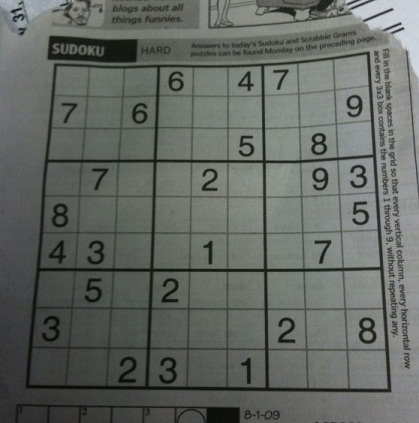
#> input picture OpenCV-Computer-Vision-Examples-with-Python-A-Complete-Guide-for-Dummies-master/Source Code/opencv/spatial filters/sudoku-original.jpg, 419 x 423 px
$ python gradient_operation_for_edge_detection.py   (older library calls are emulated)
#> lines starting #> are read from the running program, lines starting #| are printed output that depends on the picture; after the words box and inside, x2 and y2 are one past the last pixel; in counts of white or black regions, pixels touching at a corner belong together
import numpy as np
import matplotlib.pyplot as plt
import cv2

img= cv2.imread("sudoku-original.jpg",0)
#> img: shape (423, 419); min 5, max 218, mean 101.9
img=cv2.resize(img,(200,200))
#> img: shape (200, 200)
laplacian = cv2.Laplacian(img, cv2.CV_64F)
sobelx = cv2.Sobel(img, cv2.CV_64F,1,0,ksize=5)
sobely = cv2.Sobel(img, cv2.CV_64F,0,1,ksize=5)
addition= sobelx+sobely

images= [img, laplacian, sobelx, sobely,addition]
titles= ["Original Image", "Laplacian Image", "Sobel X", "Sobel Y", "Addition"]

for i in range(5):
    plt.subplot(2,3,i+1), plt.imshow(images[i],'gray')
    plt.title(titles[i])
    plt.xticks([]), plt.yticks([])

plt.show()


#====================================================================
# Image gradient in horizontal direction Sobel x
#======================================================================

image_X = cv2.Sobel(img, cv2.CV_8UC1, 1, 0)

# cv2.imshow("Sobel image", image_X)
# cv2.waitKey()

#=====================================================================
#image gradient in vertical direction Sobel Y
#======================================================================

image_Y = cv2.Sobel(img, cv2.CV_8UC1,0,1)
# cv2.imshow("Sobel image", image_Y)
# cv2.waitKey()

#======================================================================
#calculating the gradient
#=======================================================================
image_X = cv2.convertScaleAbs(image_X)
image_Y = cv2.convertScaleAbs(image_Y)
sobel = cv2.add(image_X, image_Y)
# cv2.imshow("Sobel - L1 norm", sobel)
# cv2.waitKey()

#========================================================================
#performing the thresholding to point out the edges
#==========================================================================
ret,thresh1 = cv2.threshold(sobel,60,255,cv2.THRESH_BINARY)
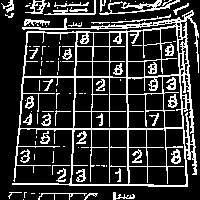
#> thresh1: shape (200, 200); 20.8% white in thin lines or dots

#===========================================================================
#scharr operator
#============================================================================
scharrx = cv2.Scharr(img, cv2.CV_64F,1,0)
scharry = cv2.Scharr(img, cv2.CV_64F,0,1)
scharrx = cv2.convertScaleAbs(scharrx)
scharry = cv2.convertScaleAbs(scharry)
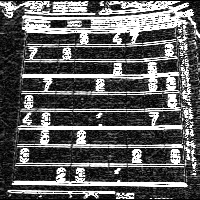
#> scharry: shape (200, 200); min 0, max 255, mean 94.7
scharr = cv2.addWeighted(scharrx,0.5,scharry,0.5,0)
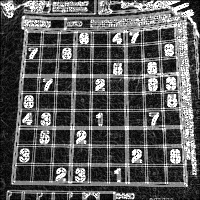
#> scharr: shape (200, 200); min 0, max 255, mean 91.1

images=np.hstack((img, image_X, image_Y, sobel, thresh1))
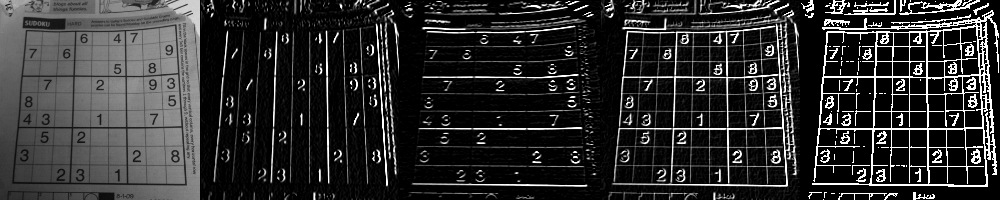
#> images: shape (200, 1000); min 0, max 255, mean 47.2
cv2.imshow("Gradient Image", images)
cv2.waitKey()

#===========================================================================
#Laplacian of Gaussian
#============================================================================
# Apply Gaussian Blur
blur = cv2.GaussianBlur(img,(3,3),0)
# Apply Laplacian operator in some higher datatype
laplacian = cv2.Laplacian(blur,cv2.CV_64F)
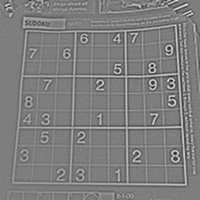
#> laplacian: shape (200, 200) float64; min -89, max 91, mean 0; drawn with min black and max white

# But this tends to localize the edge towards the brighter side.
laplacian1 = laplacian / laplacian.max()
ret, thresh= cv2.threshold(laplacian1, 200, 255, cv2.THRESH_BINARY)
#> thresh: shape (200, 200) float64; every value is 0
cv2.imshow('a5', thresh)


def Zero_crossing(image):
    z_c_image = np.zeros(image.shape)

    # For each pixel, count the number of positive
    # and negative pixels in the neighborhood

    for i in range(1, image.shape[0] - 1):
        for j in range(1, image.shape[1] - 1):
            negative_count = 0
            positive_count = 0
            neighbour = [image[i + 1, j - 1], image[i + 1, j], image[i + 1, j + 1], image[i, j - 1], image[i, j + 1],
                         image[i - 1, j - 1], image[i - 1, j], image[i - 1, j + 1]]
            d = max(neighbour)
            e = min(neighbour)
            for h in neighbour:
                if h > 0:
                    positive_count += 1
                elif h < 0:
                    negative_count += 1

            # If both negative and positive values exist in
            # the pixel neighborhood, then that pixel is a
            # potential zero crossing

            z_c = ((negative_count > 0) and (positive_count > 0))

            # Change the pixel value with the maximum neighborhood
            # difference with the pixel

            if z_c:
                if image[i, j] > 0:
                    z_c_image[i, j] = image[i, j] + np.abs(e)
                elif image[i, j] < 0:
                    z_c_image[i, j] = np.abs(image[i, j]) + d
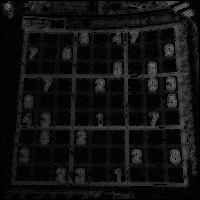
#> z_c_image: shape (200, 200) float64; min 0, max 118, mean 17.1

    # Normalize and change datatype to 'uint8' (optional)
    z_c_norm = z_c_image / z_c_image.max() * 255
    z_c_image = np.uint8(z_c_norm)

    return z_c_image
zero_crossing= Zero_crossing(laplacian)
cv2.imshow('a7', laplacian1)
cv2.imshow('a8',zero_crossing)
cv2.waitKey(0)


#==============================================================
#Canny Edge Detection
#=============================================================

canny= cv2.Canny(img, 50, 200)
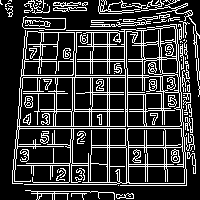
#> canny: shape (200, 200); 21.6% white in thin lines or dots
plt.subplot(1,2,1), plt.imshow(img, cmap="gray")
plt.title("Original Image")
plt.xticks([]), plt.yticks([])
plt.subplot(1,2,2), plt.imshow(canny, cmap="gray")
plt.title("Canny Edge Detection")
plt.xticks([]), plt.yticks([])
plt.show()

$ run again, with OpenCV-Computer-Vision-Examples-with-Python-A-Complete-Guide-for-Dummies-master/Source Code/opencv/spatial filters/gradients.jpg copied over OpenCV-Computer-Vision-Examples-with-Python-A-Complete-Guide-for-Dummies-master/Source Code/opencv/spatial filters/sudoku-original.jpg
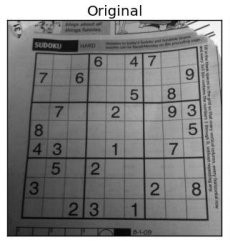
#> input picture OpenCV-Computer-Vision-Examples-with-Python-A-Complete-Guide-for-Dummies-master/Source Code/opencv/spatial filters/gradients.jpg, 230 x 241 px
#> img is the input picture: shape (241, 230); min 0, max 255, mean 133.8
#> img: shape (200, 200)
#> `ret,thresh1 = cv2.threshold(sobel,60,255,cv2.THRESH_BINARY)`:
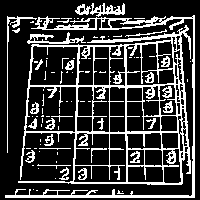
#> thresh1: shape (200, 200); 23.6% white in thin lines or dots
#> thresh: shape (200, 200) float64; every value is 0
#> `canny= cv2.Canny(img, 50, 200)`:
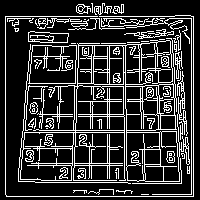
#> canny: shape (200, 200); 20.5% white in thin lines or dots

$ run again, with OpenCV-Computer-Vision-Examples-with-Python-A-Complete-Guide-for-Dummies-master/Source Code/opencv/spatial filters/obama.jpg copied over OpenCV-Computer-Vision-Examples-with-Python-A-Complete-Guide-for-Dummies-master/Source Code/opencv/spatial filters/sudoku-original.jpg
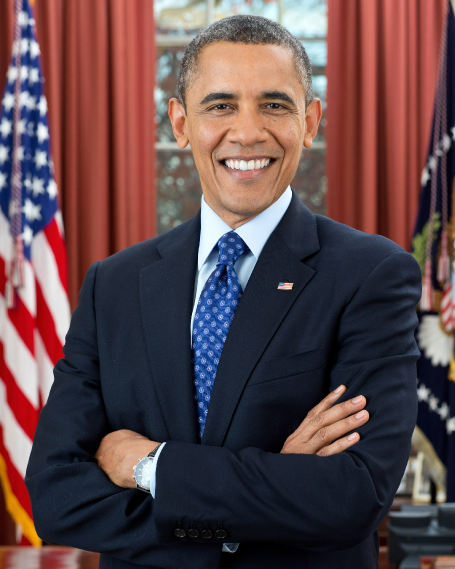
#> input picture OpenCV-Computer-Vision-Examples-with-Python-A-Complete-Guide-for-Dummies-master/Source Code/opencv/spatial filters/obama.jpg, 910 x 1137 px (shown at 1/2 size)
#> `ret,thresh1 = cv2.threshold(sobel,60,255,cv2.THRESH_BINARY)`:
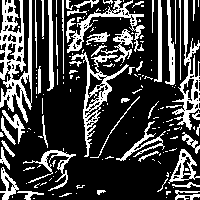
#> thresh1: shape (200, 200); 26.6% white; 171 white regions (119 under 20 px), largest, box (x1, y1, x2, y2) and area: (0, 0, 32, 123) 1963, (71, 52, 129, 157) 1045, (172, 0, 200, 130) 971
#> thresh: shape (200, 200) float64; every value is 0
#> `canny= cv2.Canny(img, 50, 200)`:
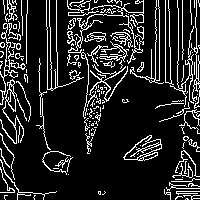
#> canny: shape (200, 200); 14.7% white in thin lines or dots
